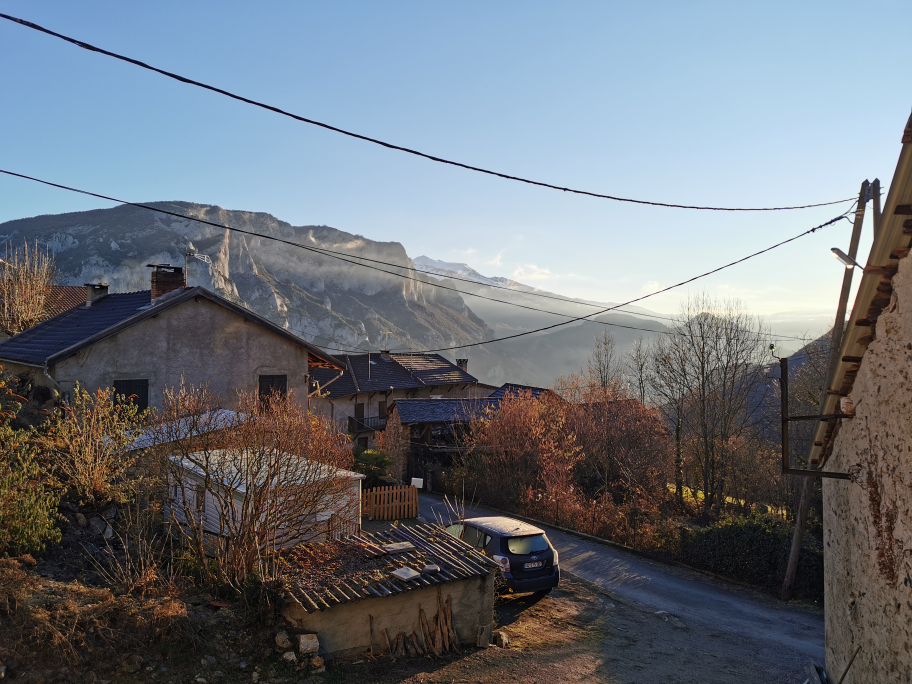
#> input picture photo.jpg, 3648 x 2736 px (shown at 1/4 size)
$ jupyter execute vibe.ipynb
#> lines starting #> are read from the running program, lines starting #| are printed output that depends on the picture
# la magie de FLYOD- STEINBERG

## import des librairies

si il t'en manque, voici les pip install :

scikit-image (skimage)
```
# Update pip
python -m pip install -U pip
# Install scikit-image
python -m pip install -U scikit-image
```

pillow (PIL)
```
python3 -m pip install --upgrade pip
python3 -m pip install --upgrade Pillow
```

numpy
```
pip install numpy
```

matplotlib
```
python -m pip install -U pip
python -m pip install -U matplotlib
```

[cell 1]
from PIL import Image

import skimage
from skimage import io, color
from skimage.util import crop
from skimage.transform import resize

import numpy as np
import matplotlib.pyplot as plt

la cellule suivante est pas spécialement importante, elle me sert juste à calculer des coordonnées dans l'image pour cropper en format carré.

[cell 2]
def squareCropCoordinate(image):
    bbox = (0, 0, image.shape[0], image.shape[1])

    # is the image allready square ?
    if bbox[2] == bbox[3]:
        return bbox

    # is the image in landscape mode ?
    isLandscape = bbox[2] > bbox[3]

    if isLandscape:
        deltaX = int((bbox[2] - bbox[3]) / 2)
        return ((deltaX, deltaX), (0, 0), (0, 0))
    else:
        deltaY = int((bbox[3] - bbox[2]) / 2)
        return ((0, 0), (deltaY, deltaY), (0, 0))

### la magie opère ici!

la fonction est capable de calculer un résultats en noir et blanc ou en couleur. c'est quasiment deux fois le même code.

le fonctionnement :
<ol>
<li> oldPixel la valeur du pixel actuel
<li> newPixel est la couleur de la palette la plus proche de oldPixel
<li> on remplace dans l'image l'ancien pixel par le nouveau
<li> on calcule une erreur de quantificiation en faisant la différence entre newPixel et oldPixel
<li> le génie est la : on propage cette erreur sur les pixels voisins. on remplace leur couleur par leur couleur PLUS l'erreur
<li> on recommance l'opération sur le pixel suivant. Celui ci est donc sa couleur plus l'erreur qui se propage

visuellement, l'erreur se propage suivant cette matrice :
$$\begin{bmatrix} 0 & 0 & 0 \\ 0 & * & \frac{7}{16} \\ \frac{3}{16} & \frac{5}{16} & \frac{1}{16} \end{bmatrix}$$

[cell 3]
def floydSteinbergDither(array, palette, mode, colorBias=1):
    if mode == 'GRAY':
        output = np.copy(array)

        for y in np.arange(0, output.shape[1] - 1, 1):
            for x in np.arange(0, output.shape[0] - 1, 1):

                oldPixel = output[x, y]
                newPixel = findClosest(oldPixel, palette, 'GRAY')
                output[x, y] = newPixel

                quant_error = oldPixel - newPixel
                output[x + 1, y] = output[x + 1, y] + quant_error * 7 / 16
                output[x - 1, y + 1] = output[x - 1, y + 1] + quant_error * 3 / 16
                output[x, y + 1] = output[x, y + 1] + quant_error * 5 / 16
                output[x + 1, y + 1] = output[x + 1, y + 1] + quant_error * 1 / 16

        return output

    elif mode == 'RGB' or mode == 'LAB':
        output = np.copy(array)

        for y in np.arange(0, output.shape[1] - 1, 1):
            for x in np.arange(0, output.shape[0] - 1, 1):

                oldPixel = np.copy(output[x, y, :])
                newPixel = findClosest(oldPixel, palette, mode, colorBias)
                output[x, y, :] = newPixel

                quant_error = oldPixel - newPixel

                output[x + 1, y, :] = output[x + 1, y, :] + quant_error * 7 / 16
                output[x - 1, y + 1, :] = output[x - 1, y + 1, :] + quant_error * 3 / 16
                output[x, y + 1, :] = output[x, y + 1, :] + quant_error * 5 / 16
                output[x + 1, y + 1, :] = output[x + 1, y + 1, :] + quant_error * 1 / 16

        return output

cette cellule déclare la fonction utilisée dans ```floydSteinbergDither()``` pour trouver dans la palette la couleur la plus proche de la valeur.

```colorbias``` ne sert qu'en LAB et permet simplement de saturer les couleurs de la valeur avant de chercher la couleur correspondante.

[cell 4]
def findClosest(value, palette, mode, colorBias=1):
    if mode == 'GRAY':
        return palette[np.argmin(abs(palette - value))]

    elif mode == 'LAB' or mode == 'RGB':
        x = palette[0, :, 0]
        y = palette[0, :, 1]
        z = palette[0, :, 2]

        dx = x - value[0]
        dy = y - value[1] * colorBias
        dz = z - value[2] * colorBias

        dist = np.sqrt(dx**2 + dy**2 + dz**2)

        return palette[0, np.argmin(dist), :]

la celulle suivante me permet simplement de créer une pallette de couleur en spécifiant la valeur max et le nombre de valeur possible par couche.

[cell 5]
def createPalette(nbStep, vmax, mode):
    c = np.linspace(0, vmax, nbStep)
    if mode == 'GRAY':
        return c
    elif mode == 'RGB':
        X, Y, Z = np.meshgrid(c, c, c)
        X = X.flatten()
        Y = Y.flatten()
        Z = Z.flatten()

        output = np.zeros((1, len(X), 3))
        output[0, :, 0] = X
        output[0, :, 1] = Y
        output[0, :, 2] = Z

        return output

    elif mode == 'LAB':
        X, Y, Z = np.meshgrid(np.linspace(0, vmax, nbStep),
                              np.linspace(-(vmax/2), vmax/2, nbStep),
                              np.linspace(-(vmax/2), vmax/2, nbStep))
        X = X.flatten()
        Y = Y.flatten()
        Z = Z.flatten()

        output = np.zeros((1, len(X), 3))
        output[0, :, 0] = X
        output[0, :, 1] = Y
        output[0, :, 2] = Z

        return output

celle cellule déclare simplement une fonction qui renvoit la pallette de __[PICO-8](https://www.lexaloffle.com/pico-8.php)__ soit en RGB, soit en LAB.

[cell 6]
def pico8_Palette(mode):
    palette = np.array([[[0, 0, 0],
                        [29, 43, 83],
                        [0, 135, 81],
                        [171, 82, 54],
                        [95, 87, 79],
                        [194, 195, 199],
                        [255, 241, 232],
                        [255, 0, 77],
                        [255, 163, 0],
                        [255, 236, 39],
                        [0, 228, 54],
                        [41, 173, 255],
                        [131, 118, 156],
                        [255, 119, 168],
                        [255, 204, 170]]])/255
    if mode == 'RGB':
        return palette

    elif mode == 'LAB':
        return color.rgb2lab(palette)

allez, maintenant on met tout ça en route:
<ol>
<li> on ouvre la photo
<li> on crop en format carré
<li> on resize pour pas que ça prenne 30 plombes et demie
<li> on se crée une jolie palette
<li> et enfin on calcule la version issue de Floyd-Steinberg
<li> et on plot tout ça like a boss

[cell 7]
image = io.imread("photo.jpg")
#> image is the input picture: shape (2736, 3648, 3); mean R, G, B 109, 114.9, 122.4
image = crop(image, squareCropCoordinate(image))
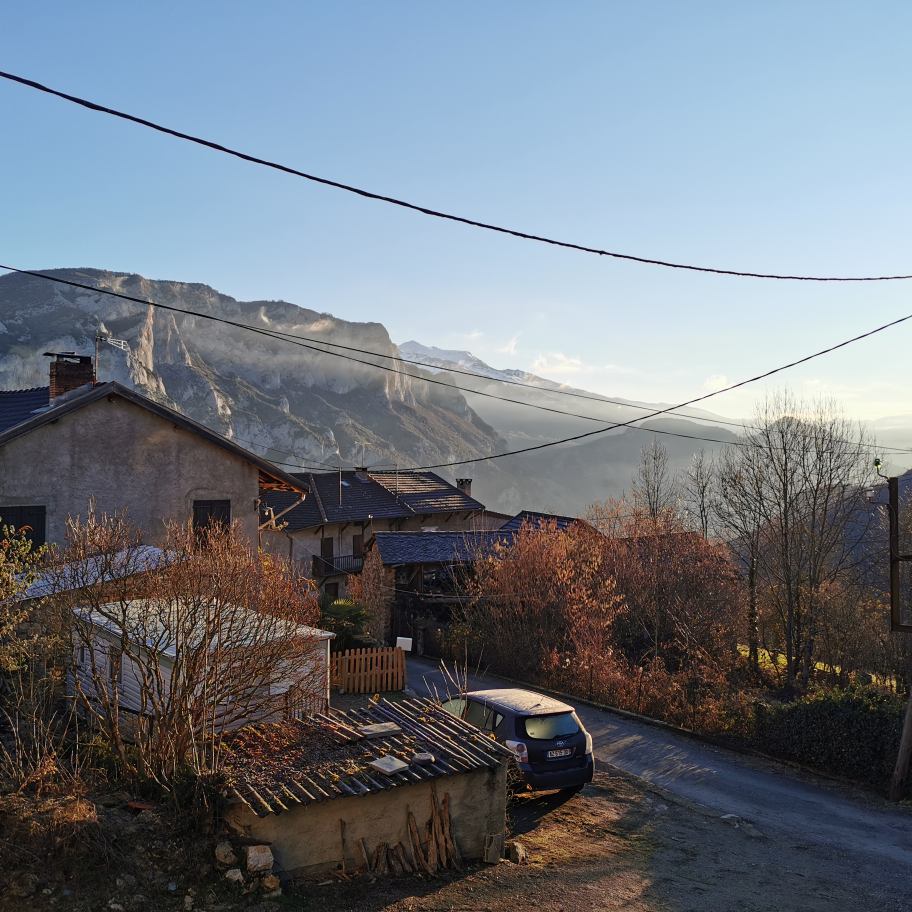
#> image: shape (2736, 2736, 3) (shown at 1/3 size); mean R, G, B 111.1, 117.7, 126.1
image = resize(image, (300, 300, 3))
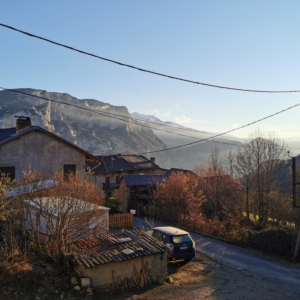
#> image: shape (300, 300, 3) float64; mean R, G, B 0.436, 0.461, 0.495

palette = pico8_Palette('RGB')

dithered_image_rgb = floydSteinbergDither(image, palette, 'RGB')
#> after the loop in floydSteinbergDither, `for y in np.arange(0, output.shape[1] - 1, 1):`:
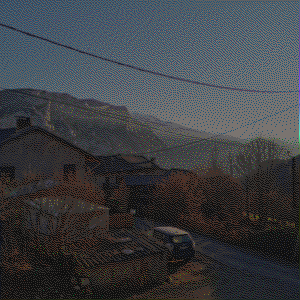
#> output: shape (300, 300, 3) float64; mean R, G, B 0.436, 0.461, 0.495; drawn with min black and max white


# plot everything

plt.figure(figsize=[15.0, 10.0], dpi=150)

plt.subplot(131)
plt.title("base picture")
plt.imshow(image)

plt.subplot(132)
plt.title("palette pico-8")
plt.imshow(np.reshape(palette, (3,-1,3)))

plt.subplot(133)
plt.title("floyd-steinberg picture")
plt.imshow(dithered_image_rgb)
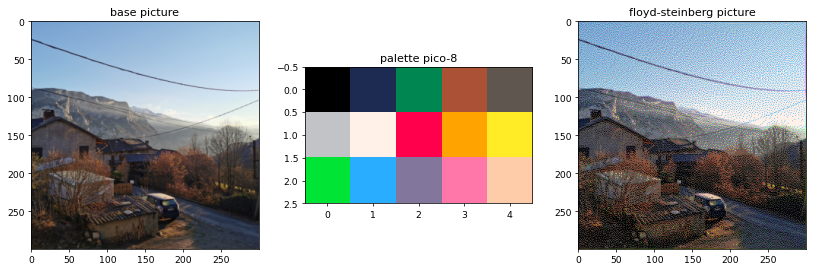
#> figure drawn by matplotlib, 3 panels
